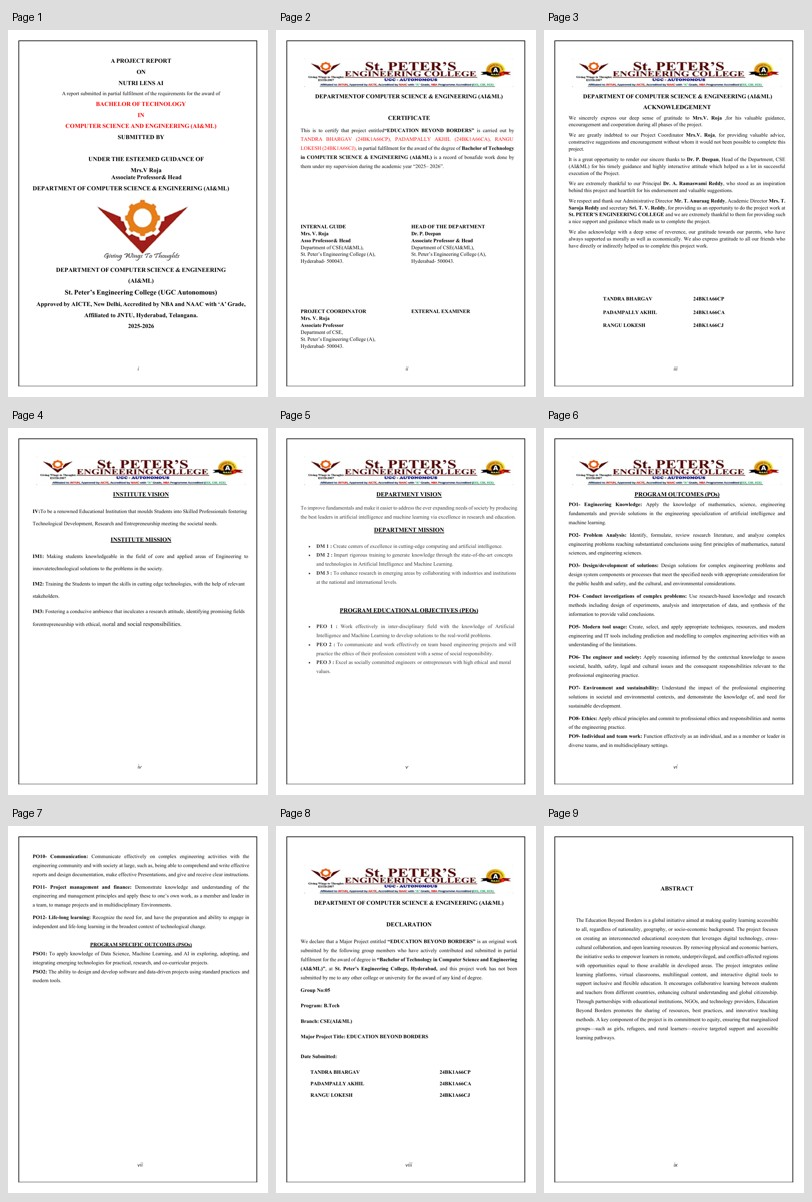
#> input picture qa-pages/original-contact-01-09.jpg, 812 x 1202 px
$ python -i ocr_service.py   (imports and definitions only)
#> lines starting #> are read from the running program, lines starting #| are printed output that depends on the picture; after the words box and inside, x2 and y2 are one past the last pixel; in counts of white or black regions, pixels touching at a corner belong together
#> in preprocess_image_advanced, img is the input picture: shape (1202, 812, 3); mean B, G, R 240.5, 240.6, 241.2
import os
import re
import cv2
import numpy as np
from PIL import Image, ImageEnhance, ImageFilter, ImageOps
import pytesseract

class OCRService:
    # Tesseract configuration for food label recognition
    TESSERACT_CONFIG = r'--oem 3 --psm 6 -l eng'

    # [5 lines left out: function allowed_file, not called in this run]

    @staticmethod
    def apply_otsu_binarization(cv_image):
        """
        Apply Otsu's binary thresholding for high contrast text extraction.
        Converts image to pure black and white for better OCR accuracy.
        """
        try:
            if len(cv_image.shape) == 3:
                gray = cv2.cvtColor(cv_image, cv2.COLOR_BGR2GRAY)
            else:
                gray = cv_image

            # Apply Otsu's thresholding
            _, binary = cv2.threshold(gray, 0, 255, cv2.THRESH_BINARY + cv2.THRESH_OTSU)
            return binary
        except Exception as e:
            print(f"Binarization error: {e}")
            return cv_image

    @staticmethod
    def detect_and_correct_skew(cv_image):
        """
        Advanced skew detection and correction using Hough line transformation.
        More accurate than simple angle rotation.
        """
        try:
            if len(cv_image.shape) == 3:
                gray = cv2.cvtColor(cv_image, cv2.COLOR_BGR2GRAY)
            else:
                gray = cv_image

            # Edge detection
            edges = cv2.Canny(gray, 50, 150)
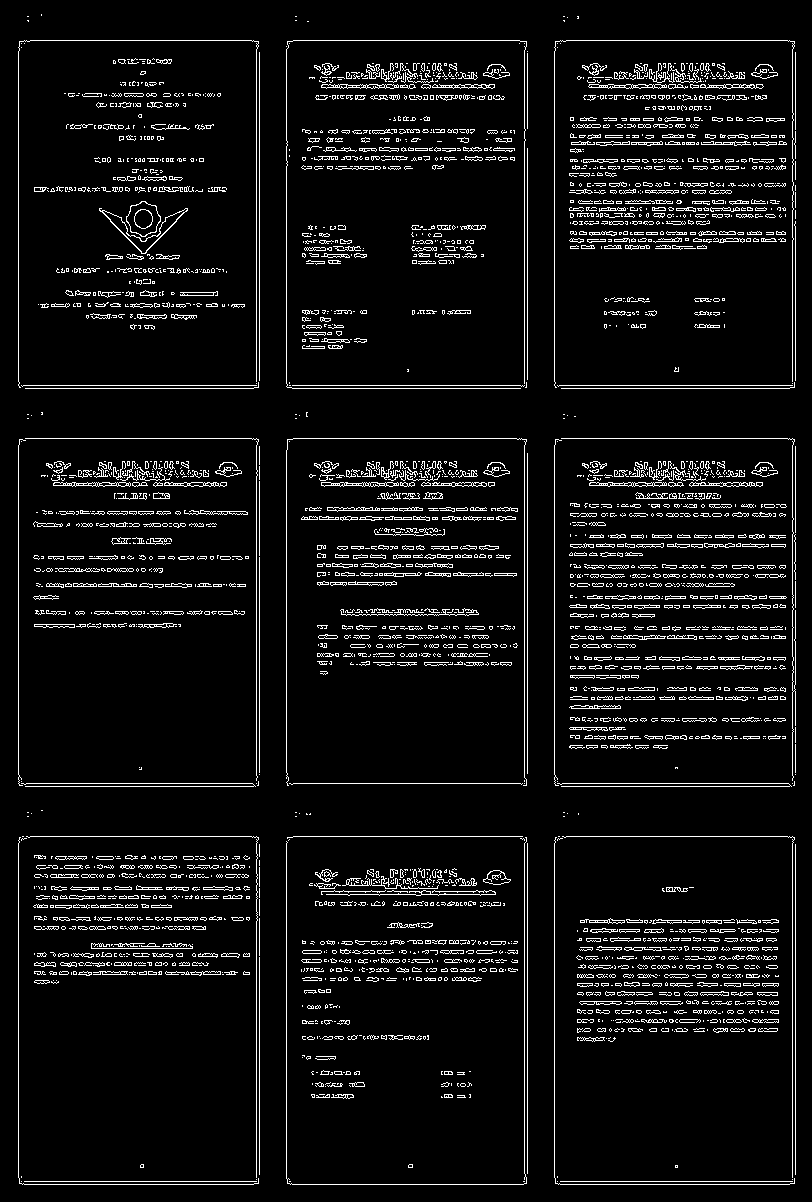
#> edges: shape (1202, 812); 6.5% white in thin lines or dots

            # Hough line detection
            lines = cv2.HoughLines(edges, 1, np.pi / 180, 100)

            if lines is not None and len(lines) > 0:
                # Calculate average angle
                angles = []
                for line in lines[:10]:  # Use first 10 lines
                    rho, theta = line[0]
                    angle = (theta * 180 / np.pi) - 90
                    angles.append(angle)
#> this loop made 10 passes
#> (rho, theta, angle) on passes 1 to 8: (524, 0, -90), (18, 0, -90), (554, 0, -90), (256, 0, -90), (286, 0, -90), (259, 0, -90), (792, 0, -90), (527, 0, -90)
#> after the loop, angles = [-90, -90, -90, -90, -90, -90, -90, -90, -90, 2.5e-06]

                if angles:
                    avg_angle = np.median(angles)
#> avg_angle = -90

                    # Only rotate if angle is significant
                    if abs(avg_angle) > 0.5:
                        h, w = gray.shape
                        center = (w // 2, h // 2)
                        rotation_matrix = cv2.getRotationMatrix2D(center, avg_angle, 1.0)
#> rotation_matrix = [[6.12e-17, -1, 1007], [1, 6.12e-17, 195]]
                        rotated = cv2.warpAffine(cv_image, rotation_matrix, (w, h),
                                                 borderMode=cv2.BORDER_REPLICATE)
                        return rotated

            return cv_image
        except Exception as e:
            print(f"Skew correction error: {e}")
            return cv_image

    @staticmethod
    def remove_noise(cv_image):
        """
        Advanced noise removal using morphological operations.
        """
        try:
            # Apply bilateral filter for edge-preserving smoothing
            denoised = cv2.bilateralFilter(cv_image, 9, 75, 75)

            # Apply morphological operations
            kernel = cv2.getStructuringElement(cv2.MORPH_RECT, (2, 2))
            denoised = cv2.morphologyEx(denoised, cv2.MORPH_CLOSE, kernel, iterations=1)

            return denoised
        except Exception as e:
            print(f"Noise removal error: {e}")
            return cv_image

    @staticmethod
    def enhance_contrast_adaptive(cv_image):
        """
        Apply CLAHE (Contrast Limited Adaptive Histogram Equalization)
        for better local contrast enhancement.
        """
        try:
            if len(cv_image.shape) == 3:
                gray = cv2.cvtColor(cv_image, cv2.COLOR_BGR2GRAY)
            else:
                gray = cv_image

            # Apply CLAHE
            clahe = cv2.createCLAHE(clipLimit=3.0, tileGridSize=(8, 8))
            enhanced = clahe.apply(gray)

            return enhanced
        except Exception as e:
            print(f"CLAHE error: {e}")
            return cv_image

    @staticmethod
    def preprocess_image_advanced(image_path, enhancement_level=2.0):
        """
        ADVANCED 18-step preprocessing pipeline for maximum OCR accuracy on ingredient labels.
        Uses OpenCV for professional-grade image processing optimized for food labels.
        """
        try:
            # Step 1: Load image
            img = cv2.imread(image_path)
            if img is None:
                return image_path

            # Step 2: Handle EXIF rotation
            try:
                pil_img = Image.open(image_path)
                pil_img = ImageOps.exif_transpose(pil_img)
                img = cv2.cvtColor(np.array(pil_img), cv2.COLOR_RGB2BGR)
            except:
                pass

            # Step 3: Denoise using bilateral filter
            img = OCRService.remove_noise(img)

            # Step 4: Detect and correct skew
            img = OCRService.detect_and_correct_skew(img)

            # Step 5: Convert to grayscale
            gray = cv2.cvtColor(img, cv2.COLOR_BGR2GRAY)

            # Step 6: Apply CLAHE for adaptive contrast
            gray = OCRService.enhance_contrast_adaptive(gray)

            # Step 7: Apply Gaussian blur to smooth
            blurred = cv2.GaussianBlur(gray, (3, 3), 0)

            # Step 8: Apply morphological operations to connect text
            kernel = cv2.getStructuringElement(cv2.MORPH_RECT, (2, 2))
            morph = cv2.morphologyEx(blurred, cv2.MORPH_CLOSE, kernel, iterations=1)
            morph = cv2.morphologyEx(morph, cv2.MORPH_OPEN, kernel, iterations=1)
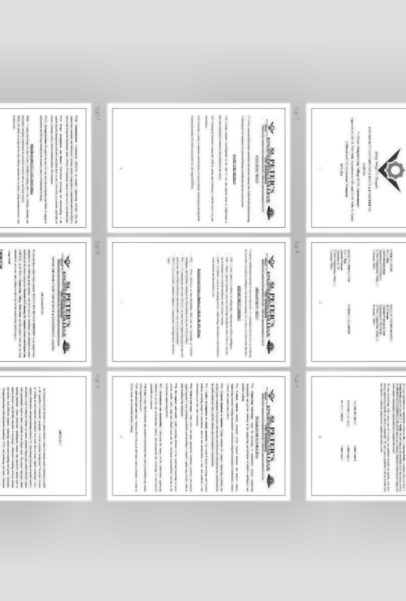
#> morph: shape (1202, 812) (shown at 1/2 size); min 25, max 255, mean 227.6

            # Step 9: Apply Otsu's binary thresholding
            binary = OCRService.apply_otsu_binarization(morph)

            # Step 10: Dilate to strengthen text strokes
            kernel = cv2.getStructuringElement(cv2.MORPH_RECT, (1, 1))
            dilated = cv2.dilate(binary, kernel, iterations=1)

            # Step 11: Apply erosion to remove small artifacts
            eroded = cv2.erode(dilated, kernel, iterations=1)

            # Step 12: Upscale if needed (minimum 1500px width for ingredient labels)
            h, w = eroded.shape
            if w < 1500 or h < 800:
                scale_factor = max(2, int(1500 / max(w, 1)))
                eroded = cv2.resize(eroded, (w * scale_factor, h * scale_factor),
                                   interpolation=cv2.INTER_CUBIC)

            # Step 13: Apply adaptive thresholding for better text clarity
            adaptive = cv2.adaptiveThreshold(eroded, 255, cv2.ADAPTIVE_THRESH_GAUSSIAN_C,
                                            cv2.THRESH_BINARY, 11, 2)
#> adaptive: shape (2404, 1624); 87.9% white; 232 black regions, largest, box (x1, y1, x2, y2) and area: (423, 407, 1165, 937) 12521, (423, 1481, 1165, 2009) 12516, (425, 943, 1165, 1471) 12498

            # Step 14: Apply median filter to remove remaining noise
            denoised = cv2.medianBlur(adaptive, 3)
#> denoised: shape (2404, 1624); 87.9% white; 232 black regions, largest, box (x1, y1, x2, y2) and area: (423, 407, 1165, 937) 12525, (423, 1481, 1165, 2009) 12520, (425, 943, 1165, 1471) 12502

            # Step 15: Sharpen edges for crispier text
            kernel = np.array([[-1, -1, -1],
                              [-1,  9, -1],
                              [-1, -1, -1]])
            sharpened = cv2.filter2D(denoised, -1, kernel)

            # Step 16: Apply unsharp mask for additional edge enhancement
            gaussian = cv2.GaussianBlur(sharpened, (0, 0), 2.0)
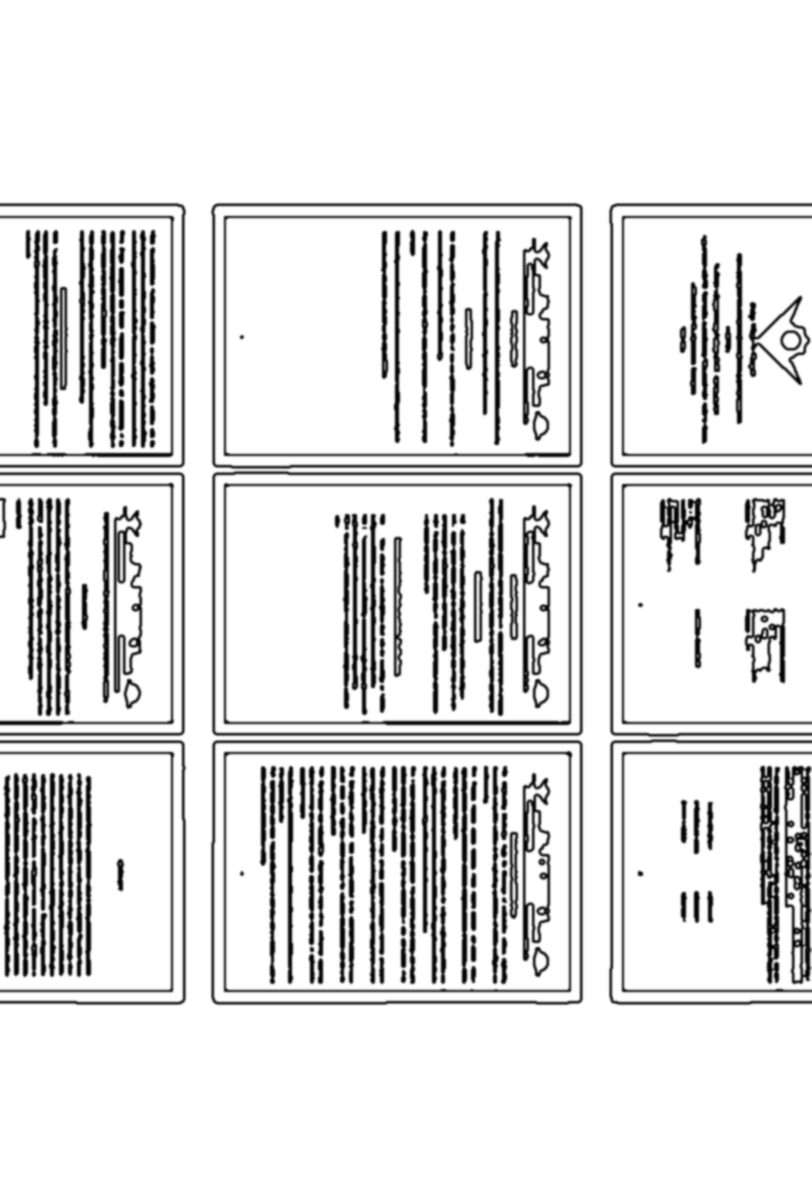
#> gaussian: shape (2404, 1624) (shown at 1/2 size); min 1, max 255, mean 224
            sharpened = cv2.addWeighted(sharpened, 1.5, gaussian, -0.5, 0)

            # Step 17: Final contrast boost
            clahe = cv2.createCLAHE(clipLimit=2.0, tileGridSize=(8, 8))
            final = clahe.apply(sharpened.astype(np.uint8))

            # Step 18: Save optimized image
            dir_name = os.path.dirname(image_path)
            base_name = os.path.basename(image_path)
            prep_path = os.path.join(dir_name, "prep_" + base_name)
            cv2.imwrite(prep_path, final, [cv2.IMWRITE_JPEG_QUALITY, 98])

            return prep_path
        except Exception as e:
            print(f"Advanced preprocessing error: {e}")
            return image_path

    # [301 lines left out: functions preprocess_image, extract_text_with_confidence, score_ocr_candidate, calculate_confidence, clean_text_professional, extract_text_with_psm and 1 more, not called in this run]

>>> result = OCRService().preprocess_image_advanced('../qa-pages/original-contact-01-09.jpg')

$ run again, on qa-pages/original-contact-10-18.jpg
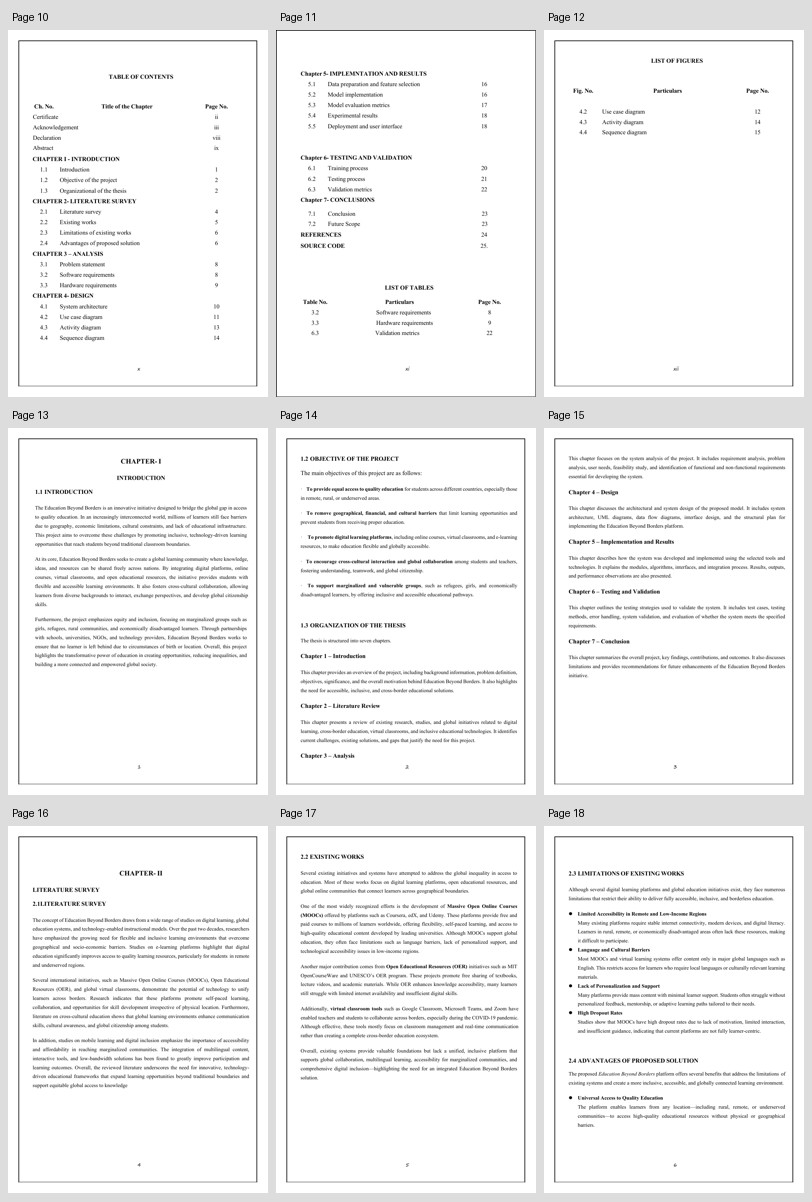
#> input picture qa-pages/original-contact-10-18.jpg, 812 x 1202 px
#> in preprocess_image_advanced, img is the input picture: shape (1202, 812, 3); min 0, max 255, mean 242.5
#> in detect_and_correct_skew, `edges = cv2.Canny(gray, 50, 150)`:
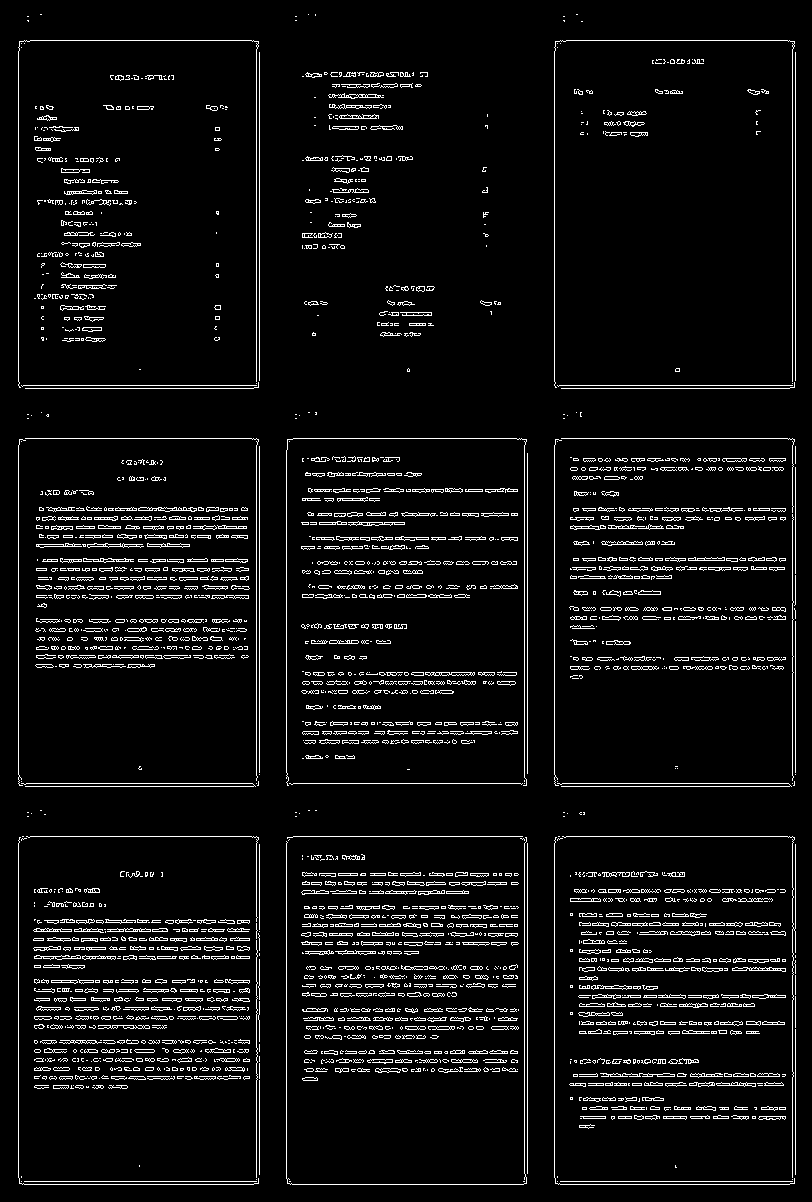
#> edges: shape (1202, 812); 5.9% white in thin lines or dots
#> the loop in detect_and_correct_skew, `for line in lines[:10]:` made 10 passes
#> (rho, theta, angle) on passes 1 to 8: (18, 0, -90), (554, 0, -90), (256, 0, -90), (792, 0, -90), (795, 0, -90), (259, 0, -90), (783, 1.57, 2.5e-06), (1184, 1.57, 2.5e-06)
#> after the loop in detect_and_correct_skew, `for line in lines[:10]:`: angles = [-90, -90, -90, -90, -90, -90, 2.5e-06, 2.5e-06, 2.5e-06, 2.5e-06]
#> avg_angle = -90
#> rotation_matrix = [[6.12e-17, -1, 1007], [1, 6.12e-17, 195]]
#> binary: shape (1202, 812); 48.9% white; 24 white regions (7 under 20 px), largest, box (x1, y1, x2, y2) and area: (226, 754, 569, 990) 67950, (226, 218, 569, 454) 64725, (227, 486, 569, 722) 64330
#> adaptive: shape (2404, 1624); 88% white; 266 black regions, largest, box (x1, y1, x2, y2) and area: (423, 407, 1167, 935) 12526, (425, 1481, 1165, 2009) 12498, (425, 945, 1165, 1471) 12492
#> in preprocess_image_advanced, `gaussian = cv2.GaussianBlur(sharpened, (0, 0), 2.0)`:
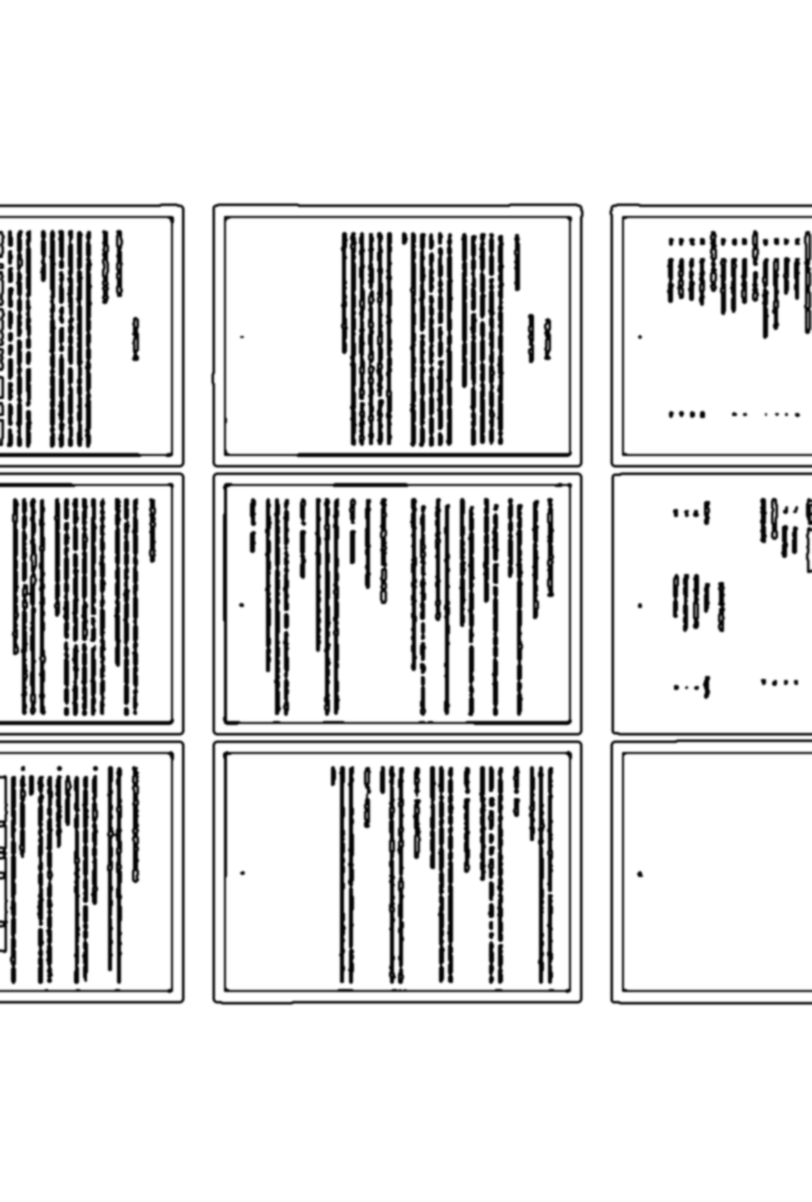
#> gaussian: shape (2404, 1624) (shown at 1/2 size); min 1, max 255, mean 224.3
#> final: shape (2404, 1624); values 3 (black) and 255 (white), 88% white; 266 black regions, largest, box (x1, y1, x2, y2) and area: (423, 407, 1167, 935) 12530, (425, 1481, 1165, 2009) 12502, (425, 945, 1165, 1471) 12496
